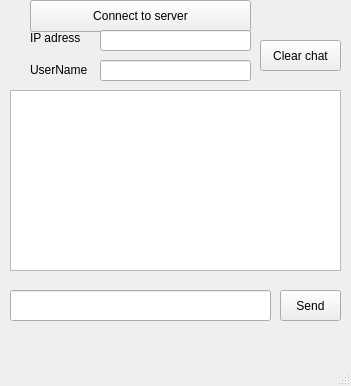
<?xml version="1.0" encoding="UTF-8"?>
<ui version="4.0">
 <class>MainWindow</class>
 <widget class="QMainWindow" name="MainWindow">
  <property name="geometry">
   <rect>
    <x>0</x>
    <y>0</y>
    <width>351</width>
    <height>386</height>
   </rect>
  </property>
  <property name="windowTitle">
   <string>MainWindow</string>
  </property>
  <widget class="QWidget" name="centralwidget">
   <widget class="QPushButton" name="pushButton">
    <property name="geometry">
     <rect>
      <x>30</x>
      <y>0</y>
      <width>221</width>
      <height>32</height>
     </rect>
    </property>
    <property name="text">
     <string>Connect to server</string>
    </property>
   </widget>
   <widget class="QPushButton" name="pushButton_2">
    <property name="geometry">
     <rect>
      <x>280</x>
      <y>290</y>
      <width>61</width>
      <height>31</height>
     </rect>
    </property>
    <property name="text">
     <string>Send</string>
    </property>
   </widget>
   <widget class="QTextBrowser" name="textBrowser">
    <property name="geometry">
     <rect>
      <x>10</x>
      <y>90</y>
      <width>331</width>
      <height>181</height>
     </rect>
    </property>
   </widget>
   <widget class="QLineEdit" name="lineEdit">
    <property name="geometry">
     <rect>
      <x>10</x>
      <y>290</y>
      <width>261</width>
      <height>31</height>
     </rect>
    </property>
   </widget>
   <widget class="QLineEdit" name="lineEdit_2">
    <property name="geometry">
     <rect>
      <x>100</x>
      <y>30</y>
      <width>151</width>
      <height>21</height>
     </rect>
    </property>
    <property name="text">
     <string/>
    </property>
   </widget>
   <widget class="QLineEdit" name="lineEdit_3">
    <property name="geometry">
     <rect>
      <x>100</x>
      <y>60</y>
      <width>151</width>
      <height>21</height>
     </rect>
    </property>
    <property name="text">
     <string/>
    </property>
   </widget>
   <widget class="QLabel" name="label">
    <property name="geometry">
     <rect>
      <x>30</x>
      <y>30</y>
      <width>58</width>
      <height>16</height>
     </rect>
    </property>
    <property name="text">
     <string>IP adress</string>
    </property>
   </widget>
   <widget class="QLabel" name="label_2">
    <property name="geometry">
     <rect>
      <x>30</x>
      <y>60</y>
      <width>71</width>
      <height>20</height>
     </rect>
    </property>
    <property name="text">
     <string>UserName</string>
    </property>
   </widget>
   <widget class="QPushButton" name="pushButton_3">
    <property name="geometry">
     <rect>
      <x>260</x>
      <y>40</y>
      <width>81</width>
      <height>31</height>
     </rect>
    </property>
    <property name="text">
     <string>Clear chat</string>
    </property>
   </widget>
  </widget>
  <widget class="QMenuBar" name="menubar">
   <property name="geometry">
    <rect>
     <x>0</x>
     <y>0</y>
     <width>351</width>
     <height>24</height>
    </rect>
   </property>
  </widget>
  <widget class="QStatusBar" name="statusbar"/>
 </widget>
 <resources/>
 <connections/>
</ui>
